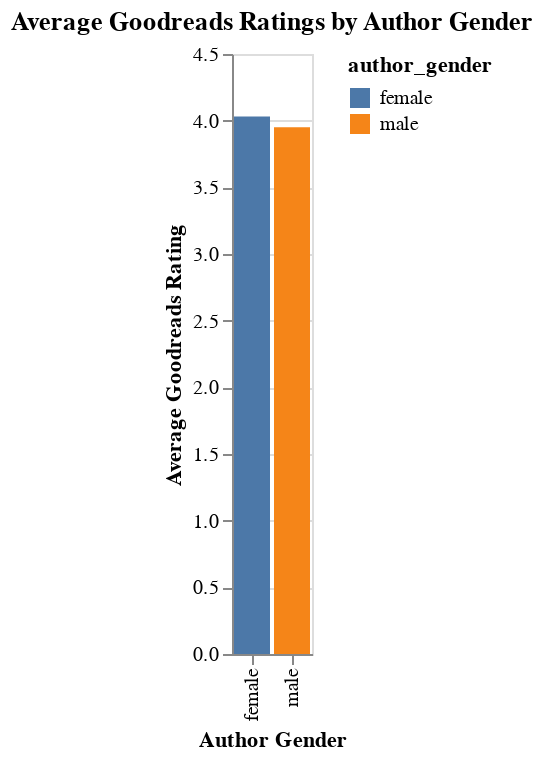

The cell this chart's notebook holds for it:
### Code cell
# Do male authors receive higher ratings than female authors?

# Group by gender and calculate average rating
avg_ratings_by_gender = df.groupby('author_gender')['gr_avg_rating'].mean().reset_index()

# Create a bar chart
chart = alt.Chart(avg_ratings_by_gender).mark_bar().encode(
    x=alt.X('author_gender:N', title='Author Gender'),
    y=alt.Y('gr_avg_rating:Q', title='Average Goodreads Rating'),
    color='author_gender'
).properties(
    title='Average Goodreads Ratings by Author Gender'
)

chart

### Figure 1 — Vega-Lite specification as saved in the notebook (floating-point values rounded to 4 significant figures)
{"config": {"view": {"continuousWidth": 300, "continuousHeight": 300}}, "data": {"name": "data-38fc52c6ff2497236c7e5d9f9f352727"}, "mark": {"type": "bar"}, "encoding": {"color": {"field": "author_gender", "type": "nominal"}, "x": {"field": "author_gender", "title": "Author Gender", "type": "nominal"}, "y": {"field": "gr_avg_rating", "title": "Average Goodreads Rating", "type": "quantitative"}}, "title": "Average Goodreads Ratings by Author Gender", "$schema": "https://vega.github.io/schema/vega-lite/v5.20.1.json", "datasets": {"data-38fc52c6ff2497236c7e5d9f9f352727": [{"author_gender": "female", "gr_avg_rating": 4.031}, {"author_gender": "male", "gr_avg_rating": 3.95}]}}
